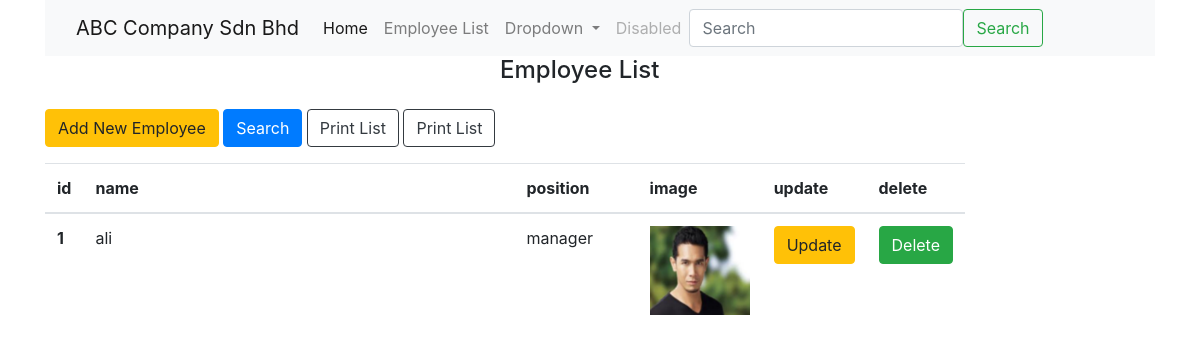
The page /lab6bootstrap/search.php?name=ali on the database its author committed.
### tables this page shows
CREATE TABLE `employee` (
  `id` int(11) NOT NULL,
  `name` varchar(50) NOT NULL,
  `position` varchar(50) NOT NULL,
  `dept` varchar(15) NOT NULL,
  `username` varchar(25) NOT NULL,
  `password` varchar(15) NOT NULL
);

### lab6bootstrap/search.php (the view, shortened to what this page needs)
<?php
include "conn.php";
$name=$_GET['name'];
$name = "%".$name ."%";
$sql = "SELECT * FROM employee WHERE name LIKE '$name' ORDER BY name ASC;";
$val=$conn->query($sql);
$rows=$val;
?>
<!doctype html>
<html lang="en">
<head>
    <link rel="stylesheet" href="https://stackpath.bootstrapcdn.com/bootstrap/4.3.1/css/bootstrap.min.css">
</head>
<body>
    <div class="container">
        <div>
            <div>
                <nav class="navbar navbar-expand-lg navbar-light bg-light">
                    <div class="container-fluid">
                        <a class="navbar-brand" href="#">ABC Company Sdn Bhd</a>
                        <div class="collapse navbar-collapse" id="navbarSupportedContent">
                            <ul class="navbar-nav me-auto mb-2 mb-lg-0">
                                <li class="nav-item">
                                    <a class="nav-link active" aria-current="page" href="http://localhost/dat21303/test2b/index.php">Home</a>
                                </li>
                                <li class="nav-item">
                                    <a class="nav-link" href="index.php">Employee List</a>
                                </li>
                                <li class="nav-item dropdown">
                                    <a class="nav-link dropdown-toggle" href="#" id="navbarDropdown" role="button" data-bs-toggle="dropdown" aria-expanded="false">
                                        Dropdown
                                    </a>
                                </li>
                                <li class="nav-item">
                                    <a class="nav-link disabled" href="#" tabindex="-1" aria-disabled="true">Disabled</a>
                                </li>
                            </ul>
                            <form class="d-flex" action="search2.php" method="post" >
                                <input class="form-control me-2" type="search" name="name" placeholder="Search" aria-label="Search">
                                <button class="btn btn-outline-success" type="submit">Search</button>
                            </form>
                        </div>
                    </div>
                </nav>
            </div>
        </div>
        <div class="row">
            <div class="mx-auto" style="width: 200px;">
                <h4>Employee List</h4>
            </div>
            <div class="col-md-10 col-md-offset-3">
                <button type="button" class="btn btn-warning" data-toggle="modal" data-target="#exampleModal"> Add New Employee</button>
                <button type="button" class="btn btn-primary" data-toggle="modal" data-target="#searchModal"> Search </button>
                <button type="button" class="btn btn-outline-dark" "float-right" onclick="window.print()">Print List</button>
                <button type="button" class="btn btn-outline-dark" "float-right" onclick="search4.php">Print List</button>
                <table class="table">
                    <thead>
                        <tr>
                            <th scope="col">id</th>
                            <th scope="col">name</th>
                            <th scope="col">position</th>
                            <th scope="col">image</th>
                            <th scope="col">update</th>
                            <th scope="col">delete</th>
                        </tr>
                    </thead>
                    <tbody>
                        <tr>
                            <?php while($row=$rows->fetch_assoc()):?>
                            <th><?php echo $row['id'];?></th>
                            <td class="col-md-10"><?php echo $row['name'];?></td>
                            <td class="col-md-10"><?php echo $row['position'];?></td>
                            <td class="col-md-2"><img src="<?php echo "img/". $row['dept'];?>" alt="Girl in a jacket" width="100"></td>
                            <td><a href="update.php?id=<?php echo $row['id'];?>" class="btn btn-warning">Update</a></td>
                            <td><a href="delete.php?id=<?php echo $row['id'];?>" class="btn btn-success">Delete</a></td>
                        </tr>
                        <?php endwhile; ?>
                    </tbody>
                </table>
            </div>
        </div>
    </div>
</body>
</html>

### rows shown on the page
employee: id "1", name "ali", position "manager", dept (picture)
